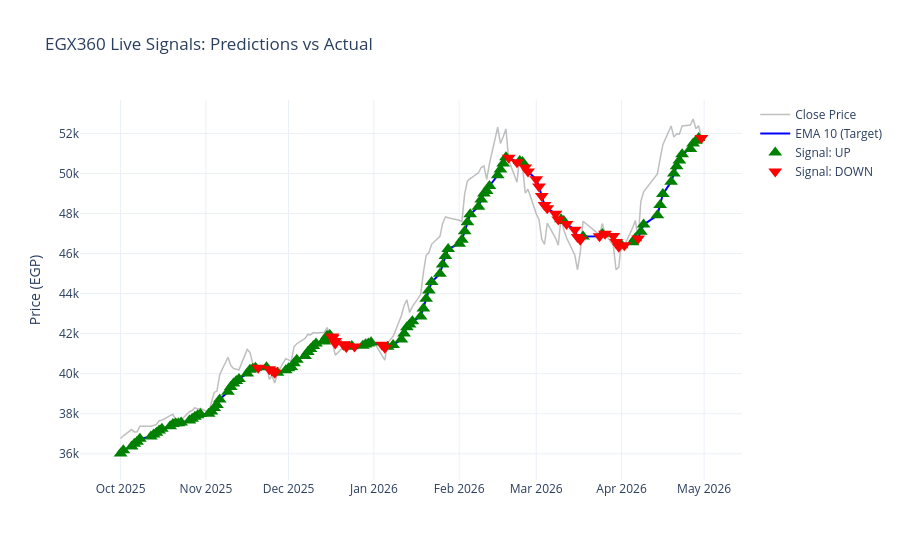

Notebook code cell kept with this figure:
### Code cell
# ------------------------------------------------------------
# 7. Final Evaluation & Strategy Visualization
# ------------------------------------------------------------
y_pred = stack_model.predict(X_test_scaled)
acc = accuracy_score(y_test, y_pred) * 100

print(f"\n🏆 DEEP QUANT ACCURACY: {acc:.2f}%")
print("\nClassification Report:")
print(classification_report(y_test, y_pred, target_names=['Down Trend (0)', 'Up Trend (1)']))

# Strategy Visualization
print("\n📈 Generating Strategy Visualization...")
test_dates = pd.Series(df.index[split:]).reset_index(drop=True)
test_close = df['close'].iloc[split:].reset_index(drop=True)
test_ema10 = df['EMA_10'].iloc[split:].reset_index(drop=True)

results_df = pd.DataFrame({'timestamp': test_dates, 'close': test_close, 'EMA_10': test_ema10, 'Predicted_Trend': y_pred})
viz_df = results_df.tail(150)

fig_test = go.Figure()
fig_test.add_trace(go.Scatter(x=viz_df['timestamp'], y=viz_df['close'], mode='lines', name='Close Price', line=dict(color='rgba(128,128,128,0.5)', width=1.5)))
fig_test.add_trace(go.Scatter(x=viz_df['timestamp'], y=viz_df['EMA_10'], mode='lines', name='EMA 10 (Target)', line=dict(color='blue', width=2)))

buy_signals = viz_df[viz_df['Predicted_Trend'] == 1]
sell_signals = viz_df[viz_df['Predicted_Trend'] == 0]
fig_test.add_trace(go.Scatter(x=buy_signals['timestamp'], y=buy_signals['EMA_10'], mode='markers', name='Signal: UP', marker=dict(color='green', symbol='triangle-up', size=12)))
fig_test.add_trace(go.Scatter(x=sell_signals['timestamp'], y=sell_signals['EMA_10'], mode='markers', name='Signal: DOWN', marker=dict(color='red', symbol='triangle-down', size=12)))
fig_test.update_layout(title='EGX360 Live Signals: Predictions vs Actual', yaxis_title='Price (EGP)', template='plotly_white', hovermode='x unified')
fig_test.show()

# ------------------------------------------------------------
# 8. EGX360 API JSON Generator (For Flutter)
# ------------------------------------------------------------
print("\n" + "="*50)
print("📦 PACKAGING DATA FOR SERVER (JSON EXPORT)")
print("="*50)

latest_date = df.index[-1]
last_day_data = df.iloc[-1]

api_response = {
    "date": str(latest_date.date()),
    "technical_indicators": {},
    "macro_economics": {},
    "consensus": {},
    "ml_prediction": {}
}

votes = {'UP': 0, 'DOWN': 0, 'NEUTRAL': 0}

if 'EMA_Cross_Signal' in df.columns:
    val = int(last_day_data['EMA_Cross_Signal'])
    state = "🟢 إيجابي (تقاطع لأعلى)" if val == 1 else "🔴 سلبي (تقاطع لأسفل)"
    if val == 1: votes['UP'] += 1 
    else: votes['DOWN'] += 1
    api_response["technical_indicators"]["ema_cross"] = {"value": val, "status": state}

if 'MACD_Hist' in df.columns:
    val = float(last_day_data['MACD_Hist'])
    state = "🟢 إيجابي (زخم شرائي)" if val > 0 else "🔴 سلبي (زخم بيعي)"
    if val > 0: votes['UP'] += 1 
    else: votes['DOWN'] += 1
    api_response["technical_indicators"]["macd"] = {"value": round(val, 4), "status": state}

if 'Composite_Momentum' in df.columns:
    val = float(last_day_data['Composite_Momentum'])
    if val > 75: state, votes['DOWN'] = "🔴 خطر هبوط (تشبع شراء)", votes['DOWN'] + 1
    elif val < 25: state, votes['UP'] = "🟢 فرصة صعود (تشبع بيع)", votes['UP'] + 1
    else: state, votes['NEUTRAL'] = "⚪ طبيعي (زخم مستقر)", votes['NEUTRAL'] + 1
    api_response["technical_indicators"]["momentum"] = {"value": round(val, 2), "status": state}

if 'IR_Change' in df.columns:
    val = float(last_day_data['IR_Change'])
    if val > 0: state, votes['DOWN'] = "🔴 سلبي (رفع الفائدة)", votes['DOWN'] + 1
    elif val < 0: state, votes['UP'] = "🟢 إيجابي (خفض الفائدة)", votes['UP'] + 1
    else: state, votes['NEUTRAL'] = "⚪ طبيعي (الفائدة ثابتة)", votes['NEUTRAL'] + 1
    api_response["macro_economics"]["interest_rate_change"] = {"value": val, "status": state}

if 'usd_egp_rate' in df.columns and 'USD_Shock' in df.columns:
    usd_rate = float(last_day_data['usd_egp_rate'])
    shock = int(last_day_data['USD_Shock'])
    if shock == 1: state, votes['UP'] = "🟢 إيجابي للأسهم (تحوط بالبورصة)", votes['UP'] + 1
    else: state, votes['NEUTRAL'] = "⚪ طبيعي (استقرار الصرف)", votes['NEUTRAL'] + 1
    api_response["macro_economics"]["usd_egp"] = {"rate": round(usd_rate, 2), "shock_detected": bool(shock), "status": state}

total_votes = sum(votes.values())
if total_votes > 0:
    up_pct = round((votes['UP'] / total_votes) * 100, 1)
    down_pct = round((votes['DOWN'] / total_votes) * 100, 1)
    
    if up_pct > 50: trend = "BULLISH (صاعد)"
    elif down_pct > 50: trend = "BEARISH (هابط)"
    else: trend = "NEUTRAL (محايد)"
    
    api_response["consensus"] = {
        "up_percentage": up_pct,
        "down_percentage": down_pct,
        "overall_trend": trend
    }

latest_features = X_test_scaled[-1].reshape(1, -1)
ml_pred = int(stack_model.predict(latest_features)[0])
ml_prob = float(stack_model.predict_proba(latest_features)[0][1]) * 100

api_response["ml_prediction"] = {
    "signal": "UP (صعود)" if ml_pred == 1 else "DOWN (هبوط)",
    "confidence_percentage": round(ml_prob if ml_pred == 1 else 100 - ml_prob, 2),
    "model_version": "EGX360_Deep_Quant"
}

output_filename = "egx360_daily_signal.json"
with open(output_filename, 'w', encoding='utf-8') as f:
    json.dump(api_response, f, ensure_ascii=False, indent=4)

print(f"✅ Success! Data perfectly packaged and saved to '{output_filename}'")

### Figure 1 — Plotly figure (JSON) as saved in the notebook; plotly's stock layout.template omitted (floating-point values rounded to 4 significant figures; data arrays with more than 128 entries replaced by an {"elided": "..."} marker saying what was removed)
{"data": [{"line": {"color": "rgba(128,128,128,0.5)", "width": 1.5}, "mode": "lines", "name": "Close Price", "type": "scatter", "x": {"elided": "150 str values"}, "y": {"elided": "150 float values"}}, {"line": {"color": "blue", "width": 2}, "mode": "lines", "name": "EMA 10 (Target)", "type": "scatter", "x": {"elided": "150 str values"}, "y": {"elided": "150 float values"}}, {"marker": {"color": "green", "size": 12, "symbol": "triangle-up"}, "mode": "markers", "name": "Signal: UP", "type": "scatter", "x": ["2025-10-01T00:00:00.000000", "2025-10-02T00:00:00.000000", "2025-10-05T00:00:00.000000", "2025-10-06T00:00:00.000000", "2025-10-07T00:00:00.000000", "2025-10-08T00:00:00.000000", "2025-10-12T00:00:00.000000", "2025-10-13T00:00:00.000000", "2025-10-14T00:00:00.000000", "2025-10-15T00:00:00.000000", "2025-10-16T00:00:00.000000", "2025-10-19T00:00:00.000000", "2025-10-20T00:00:00.000000", "2025-10-21T00:00:00.000000", "2025-10-22T00:00:00.000000", "2025-10-23T00:00:00.000000", "2025-10-26T00:00:00.000000", "2025-10-27T00:00:00.000000", "2025-10-28T00:00:00.000000", "2025-10-29T00:00:00.000000", "2025-10-30T00:00:00.000000", "2025-11-02T00:00:00.000000", "2025-11-03T00:00:00.000000", "2025-11-04T00:00:00.000000", "2025-11-05T00:00:00.000000", "2025-11-06T00:00:00.000000", "2025-11-09T00:00:00.000000", "2025-11-10T00:00:00.000000", "2025-11-11T00:00:00.000000", "2025-11-12T00:00:00.000000", "2025-11-13T00:00:00.000000", "2025-11-16T00:00:00.000000", "2025-11-17T00:00:00.000000", "2025-11-18T00:00:00.000000", "2025-11-19T00:00:00.000000", "2025-11-23T00:00:00.000000", "2025-11-27T00:00:00.000000", "2025-11-30T00:00:00.000000", "2025-12-01T00:00:00.000000", "2025-12-02T00:00:00.000000", "2025-12-03T00:00:00.000000", "2025-12-04T00:00:00.000000", "2025-12-07T00:00:00.000000", "2025-12-08T00:00:00.000000", "2025-12-09T00:00:00.000000", "2025-12-10T00:00:00.000000", "2025-12-11T00:00:00.000000", "2025-12-14T00:00:00.000000", "2025-12-14T00:00:00.000000", "2025-12-15T00:00:00.000000", "2025-12-15T00:00:00.000000", "2025-12-16T00:00:00.000000", "2025-12-16T00:00:00.000000", "2025-12-23T00:00:00.000000", "2025-12-24T00:00:00.000000", "2025-12-28T00:00:00.000000", "2025-12-29T00:00:00.000000", "2025-12-30T00:00:00.000000", "2025-12-31T00:00:00.000000", "2026-01-06T00:00:00.000000", "2026-01-08T00:00:00.000000", "2026-01-11T00:00:00.000000", "2026-01-12T00:00:00.000000", "2026-01-13T00:00:00.000000", "2026-01-14T00:00:00.000000", "2026-01-15T00:00:00.000000", "2026-01-18T00:00:00.000000", "2026-01-19T00:00:00.000000", "2026-01-20T00:00:00.000000", "2026-01-21T00:00:00.000000", "2026-01-22T00:00:00.000000", "2026-01-25T00:00:00.000000", "2026-01-26T00:00:00.000000", "2026-01-27T00:00:00.000000", "2026-01-28T00:00:00.000000", "2026-02-01T00:00:00.000000", "2026-02-02T00:00:00.000000", "2026-02-03T00:00:00.000000", "2026-02-04T00:00:00.000000", "2026-02-05T00:00:00.000000", "2026-02-08T00:00:00.000000", "2026-02-09T00:00:00.000000", "2026-02-10T00:00:00.000000", "2026-02-11T00:00:00.000000", "2026-02-12T00:00:00.000000", "2026-02-15T00:00:00.000000", "2026-02-16T00:00:00.000000", "2026-02-17T00:00:00.000000", "2026-02-18T00:00:00.000000", "2026-02-23T00:00:00.000000", "2026-02-24T00:00:00.000000", "2026-03-10T00:00:00.000000", "2026-03-11T00:00:00.000000", "2026-03-18T00:00:00.000000", "2026-03-25T00:00:00.000000", "2026-04-01T00:00:00.000000", "2026-04-05T00:00:00.000000", "2026-04-06T00:00:00.000000", "2026-04-08T00:00:00.000000", "2026-04-09T00:00:00.000000", "2026-04-14T00:00:00.000000", "2026-04-15T00:00:00.000000", "2026-04-16T00:00:00.000000", "2026-04-19T00:00:00.000000", "2026-04-20T00:00:00.000000", "2026-04-21T00:00:00.000000", "2026-04-22T00:00:00.000000", "2026-04-23T00:00:00.000000", "2026-04-26T00:00:00.000000", "2026-04-27T00:00:00.000000", "2026-04-28T00:00:00.000000", "2026-04-29T00:00:00.000000"], "y": [36020.0, 36180.0, 36360.0, 36500.0, 36610.0, 36750.0, 36860.0, 36960.0, 37050.0, 37160.0, 37260.0, 37370.0, 37480.0, 37520.0, 37530.0, 37560.0, 37660.0, 37750.0, 37850.0, 37920.0, 37980.0, 38000.0, 38110.0, 38290.0, 38440.0, 38720.0, 39100.0, 39340.0, 39510.0, 39640.0, 39740.0, 40010.0, 40200.0, 40250.0, 40300.0, 40330.0, 40050.0, 40170.0, 40270.0, 40330.0, 40520.0, 40700.0, 40890.0, 41080.0, 41240.0, 41390.0, 41510.0, 41610.0, 41690.0, 41800.0, 41890.0, 41910.0, 41930.0, 41350.0, 41380.0, 41400.0, 41460.0, 41500.0, 41560.0, 41350.0, 41440.0, 41700.0, 42010.0, 42320.0, 42450.0, 42610.0, 42860.0, 43260.0, 43740.0, 44160.0, 44580.0, 44990.0, 45450.0, 45880.0, 46230.0, 46490.0, 46690.0, 47110.0, 47570.0, 47960.0, 48340.0, 48690.0, 49000.0, 49130.0, 49380.0, 49910.0, 50200.0, 50490.0, 50810.0, 50620.0, 50580.0, 47720.0, 47620.0, 46850.0, 46980.0, 46420.0, 46570.0, 46770.0, 47090.0, 47450.0, 47910.0, 48420.0, 48970.0, 49590.0, 49990.0, 50350.0, 50650.0, 50960.0, 51230.0, 51500.0, 51630.0, 51770.0]}, {"marker": {"color": "red", "size": 12, "symbol": "triangle-down"}, "mode": "markers", "name": "Signal: DOWN", "type": "scatter", "x": ["2025-11-20T00:00:00.000000", "2025-11-24T00:00:00.000000", "2025-11-25T00:00:00.000000", "2025-11-26T00:00:00.000000", "2025-12-17T00:00:00.000000", "2025-12-17T00:00:00.000000", "2025-12-18T00:00:00.000000", "2025-12-18T00:00:00.000000", "2025-12-21T00:00:00.000000", "2025-12-21T00:00:00.000000", "2025-12-22T00:00:00.000000", "2025-12-22T00:00:00.000000", "2025-12-25T00:00:00.000000", "2026-01-04T00:00:00.000000", "2026-01-05T00:00:00.000000", "2026-02-19T00:00:00.000000", "2026-02-22T00:00:00.000000", "2026-02-25T00:00:00.000000", "2026-02-26T00:00:00.000000", "2026-03-01T00:00:00.000000", "2026-03-02T00:00:00.000000", "2026-03-03T00:00:00.000000", "2026-03-04T00:00:00.000000", "2026-03-05T00:00:00.000000", "2026-03-08T00:00:00.000000", "2026-03-09T00:00:00.000000", "2026-03-12T00:00:00.000000", "2026-03-15T00:00:00.000000", "2026-03-16T00:00:00.000000", "2026-03-17T00:00:00.000000", "2026-03-24T00:00:00.000000", "2026-03-26T00:00:00.000000", "2026-03-29T00:00:00.000000", "2026-03-30T00:00:00.000000", "2026-03-31T00:00:00.000000", "2026-04-02T00:00:00.000000", "2026-04-07T00:00:00.000000", "2026-04-30T00:00:00.000000"], "y": [40300.0, 40220.0, 40160.0, 40050.0, 41850.0, 41790.0, 41630.0, 41500.0, 41480.0, 41450.0, 41390.0, 41340.0, 41360.0, 41440.0, 41300.0, 50780.0, 50560.0, 50290.0, 50100.0, 49710.0, 49340.0, 48870.0, 48430.0, 48260.0, 47990.0, 47710.0, 47470.0, 47190.0, 46830.0, 46690.0, 46870.0, 46990.0, 46880.0, 46570.0, 46350.0, 46410.0, 46750.0, 51770.0]}], "layout": {"hovermode": "x unified", "title": {"text": "EGX360 Live Signals: Predictions vs Actual"}, "yaxis": {"title": {"text": "Price (EGP)"}}}}
